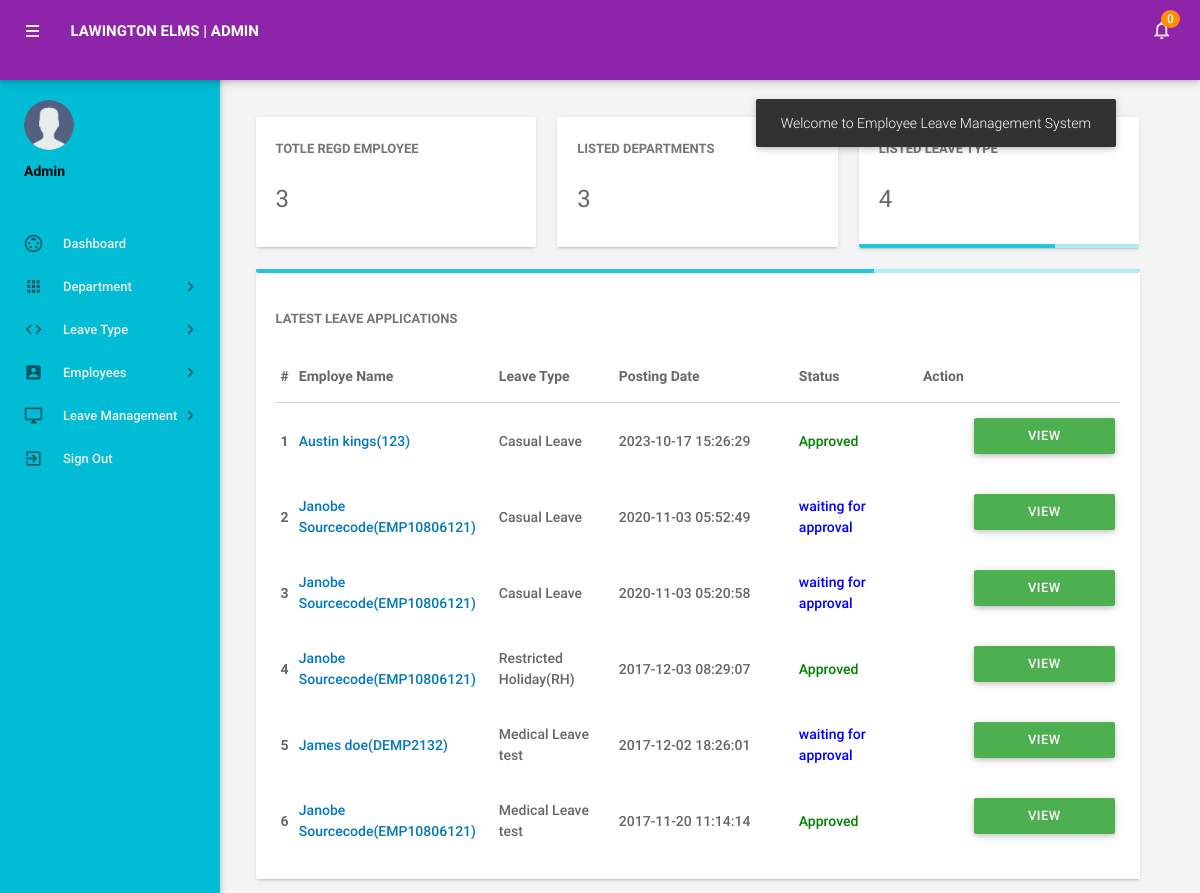
Screenshot of /admin/dashboard.php (signed in) with the database file from the repository.
### tables this page shows
CREATE TABLE IF NOT EXISTS `tblleaves` (
  `id` int(11) NOT NULL AUTO_INCREMENT,
  `LeaveType` varchar(110) NOT NULL,
  `ToDate` varchar(120) NOT NULL,
  `FromDate` varchar(120) NOT NULL,
  `Description` mediumtext NOT NULL,
  `PostingDate` timestamp NOT NULL DEFAULT current_timestamp(),
  `AdminRemark` mediumtext DEFAULT NULL,
  `AdminRemarkDate` varchar(120) DEFAULT NULL,
  `Status` int(1) NOT NULL,
  `IsRead` int(1) NOT NULL,
  `empid` int(11) DEFAULT NULL,
  PRIMARY KEY (`id`),
  KEY `UserEmail` (`empid`)
);

CREATE TABLE IF NOT EXISTS `tblemployees` (
  `id` int(11) NOT NULL AUTO_INCREMENT,
  `EmpId` varchar(100) NOT NULL,
  `FirstName` varchar(150) NOT NULL,
  `LastName` varchar(150) NOT NULL,
  `EmailId` varchar(200) NOT NULL,
  `Password` varchar(180) NOT NULL,
  `Gender` varchar(100) NOT NULL,
  `Dob` varchar(100) NOT NULL,
  `Department` varchar(255) NOT NULL,
  `Address` varchar(255) NOT NULL,
  `City` varchar(200) NOT NULL,
  `Country` varchar(150) NOT NULL,
  `Phonenumber` char(11) NOT NULL,
  `Status` int(1) NOT NULL,
  `RegDate` timestamp NOT NULL DEFAULT current_timestamp(),
  PRIMARY KEY (`id`)
);

### admin/dashboard.php (the view, shortened to what this page needs)
<?php
include('includes/config.php');
if(strlen($_SESSION['alogin'])==0)
    {
header('location:index.php');
}
else{
?>
<!DOCTYPE html>
<html lang="en">
    <head>
        <link type="text/css" rel="stylesheet" href="../assets/plugins/materialize/css/materialize.min.css"/>
        <link href="../assets/plugins/metrojs/MetroJs.min.css" rel="stylesheet">
        <link href="../assets/plugins/weather-icons-master/css/weather-icons.min.css" rel="stylesheet">
        <link href="../assets/css/alpha.css" rel="stylesheet" type="text/css"/>
        <link href="../assets/css/custom.css" rel="stylesheet" type="text/css"/>
    </head>
    <body>
           <?php include('includes/header.php');?>
       <?php include('includes/sidebar.php');?>
            <main class="mn-inner">
                <div class="middle-content">
                    <div class="row no-m-t no-m-b">
                    <div class="col s12 m12 l4">
                        <div class="card stats-card">
                            <div class="card-content">
                                <span class="card-title">Totle Regd Employee</span>
                                <span class="stats-counter">
<?php
$sql = "SELECT id from tblemployees";
$query = $dbh -> prepare($sql);
$query->execute();
$empcount=$query->rowCount();
?>
                                    <span class="counter"><?php echo htmlentities($empcount);?></span></span>
                            </div>
                            <div id="sparkline-bar"></div>
                        </div>
                    </div>
                        <div class="col s12 m12 l4">
                        <div class="card stats-card">
                            <div class="card-content">
                                <span class="card-title">Listed Departments </span>
    <?php
$sql = "SELECT id from tbldepartments";
$query = $dbh -> prepare($sql);
$query->execute();
$dptcount=$query->rowCount();
?>
                                <span class="stats-counter"><span class="counter"><?php echo htmlentities($dptcount);?></span></span>
                            </div>
                            <div id="sparkline-line"></div>
                        </div>
                    </div>
                    <div class="col s12 m12 l4">
                        <div class="card stats-card">
                            <div class="card-content">
                                <span class="card-title">Listed leave Type</span>
                                    <?php
$sql = "SELECT id from  tblleavetype";
$query = $dbh -> prepare($sql);
$query->execute();
$leavtypcount=$query->rowCount();
?>
                                <span class="stats-counter"><span class="counter"><?php echo htmlentities($leavtypcount);?></span></span>
                            </div>
                            <div class="progress stats-card-progress">
                                <div class="determinate" style="width: 70%"></div>
                            </div>
                        </div>
                    </div>
                </div>
                    <div class="row no-m-t no-m-b">
                        <div class="col s12 m12 l12">
                            <div class="card invoices-card">
                                <div class="progress stats-card-progress">
                                    <div class="determinate" style="width: 70%"></div>
                                </div>
                                <div class="card-content">
                                    <span class="card-title">Latest Leave Applications</span>
                             <table id="example" class="display responsive-table ">
                                    <thead>
                                        <tr>
                                            <th>#</th>
                                            <th width="200">Employe Name</th>
                                            <th width="120">Leave Type</th>
                                             <th width="180">Posting Date</th>
                                            <th>Status</th>
                                            <th align="center">Action</th>
                                        </tr>
                                    </thead>
                                    <tbody>
<?php $sql = "SELECT tblleaves.id as lid,tblemployees.FirstName,tblemployees.LastName,tblemployees.EmpId,tblemployees.id,tblleaves.LeaveType,tblleaves.PostingDate,tblleaves.Status from tblleaves join tblemployees on tblleaves.empid=tblemployees.id order by lid desc limit 6";
$query = $dbh -> prepare($sql);
$query->execute();
$results=$query->fetchAll(PDO::FETCH_OBJ);
$cnt=1;
if($query->rowCount() > 0)
{
foreach($results as $result)
{
      ?>
                                        <tr>
                                            <td> <b><?php echo htmlentities($cnt);?></b></td>
                                              <td><a href="editemployee.php?empid=<?php echo htmlentities($result->id);?>" target="_blank"><?php echo htmlentities($result->FirstName." ".$result->LastName);?>(<?php echo htmlentities($result->EmpId);?>)</a></td>
                                            <td><?php echo htmlentities($result->LeaveType);?></td>
                                            <td><?php echo htmlentities($result->PostingDate);?></td>
                                                                       <td><?php $stats=$result->Status;
if($stats==1){
                                             ?>
                                                 <span style="color: green">Approved</span>
                                                 <?php } if($stats==2)  { ?>
                                                 <?php } if($stats==0)  { ?>
 <span style="color: blue">waiting for approval</span>
 <?php } ?>
                                             </td>
          <td>
           <td><a href="leave-details.php?leaveid=<?php echo htmlentities($result->lid);?>" class="waves-effect waves-light btn green m-b-xs"  > View Details</a></td>
                                    </tr>
                                         <?php $cnt++;} }?>
                                    </tbody>
                                </table>
                                </div>
                            </div>
                        </div>
                    </div>
                </div>
            </main>
        </div>
    </body>
</html>
<?php } ?>

### assets/css/alpha.css (style rules this page uses)
html, body, .mn-content { font-size: 14px; height: 100%; width: 100%; }
html { font-weight: 500; color: rgba(0,0,0,0.6); }
body { background-color: #F4F4F4; overflow-y: auto!important; overflow-x: hidden; }
a { color: #0277bb; }
.btn, .btn-flat { font-weight: 500; font-size: 13px; }
@media (min-width: 993px) { .mn-content.fixed-sidebar .mn-inner { padding-left: 245px; width: 100%; } }
.no-m-t { margin-top: 0!important; }
.no-m-b { margin-bottom: 0!important; }
.m-b-xs { margin-bottom: 10px; }
.middle-content { padding-top: 25px; padding-right: 25px; float: left; width: calc(100% - 220px)!important; }
.mn-inner { padding: 25px 25px 9.5px 25px; min-height: calc(100% - 181px); }
@media only screen and (min-width: 993px) and (max-width: 1200px) { .middle-content { width: 100%!important; } }
.card, .card-panel { box-shadow: 0 2px 2px 0 rgba(0, 0, 0, 0.05), 0 3px 1px -2px rgba(0, 0, 0, 0.08), 0 1px 5px 0 rgba(0, 0, 0, 0.08); position: relative; }
.card > .card-content > .card-title, .card-panel > .card-content > .card-title, .card > .card-reveal > .card-title { line-height: 24px; font-size: 13px; font-weight: bold; display: block; margin-bottom: 20px; text-transform: uppercase; color: rgba(0,0,0,0.54); }
.stats-counter { float: left; font-size: 24px; font-weight: 400; color: rgba(0,0,0,0.6); margin-bottom: 0px!important; display: block; }
#sparkline-bar { height: 40px; margin-top: -30px; }
#sparkline-line { height: 42px; margin-top: -32px; }
.stats-card-progress { background: #b2ebf2; border-bottom-left-radius: 2px!important; border-bottom-right-radius: 2px!important; }
.stats-card-progress .determinate { background: #26c6da; border-bottom-left-radius: 2px; }
.stats-card .card-content { z-index: 2; position: relative; overflow: hidden; }
.invoices-card table tbody tr:last-child { border: 0; }
.progress { border-radius: 0px; }

### rows the page displays
tblleaves: tblemployees.FirstName+LastName "Austin kings", tblemployees.EmpId "123", LeaveType "Casual Leave", PostingDate "2023-10-17 15:26:29", Status "Approved"
tblleaves: tblemployees.FirstName+LastName "Janobe Sourcecode", tblemployees.EmpId "EMP10806121", LeaveType "Casual Leave", PostingDate "2020-11-03 05:52:49", Status "waiting for approval"
tblleaves: tblemployees.FirstName+LastName "Janobe Sourcecode", tblemployees.EmpId "EMP10806121", LeaveType "Casual Leave", PostingDate "2020-11-03 05:20:58", Status "waiting for approval"
tblleaves: tblemployees.FirstName+LastName "Janobe Sourcecode", tblemployees.EmpId "EMP10806121", LeaveType "Restricted Holiday(RH)", PostingDate "2017-12-03 08:29:07", Status "Approved"
tblleaves: tblemployees.FirstName+LastName "James doe", tblemployees.EmpId "DEMP2132", LeaveType "Medical Leave test", PostingDate "2017-12-02 18:26:01", Status "waiting for approval"
tblleaves: tblemployees.FirstName+LastName "Janobe Sourcecode", tblemployees.EmpId "EMP10806121", LeaveType "Medical Leave test", PostingDate "2017-11-20 11:14:14", Status "Approved"

### other values shown
$unreadcount "0"
$empcount "3"
$dptcount "3"
$leavtypcount "4"
